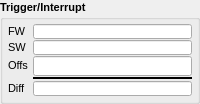
       <widget class="QGroupBox" name="groupBox_8">
        <property name="font">
         <font>
          <pointsize>8</pointsize>
          <weight>75</weight>
          <bold>true</bold>
         </font>
        </property>
        <property name="title">
         <string>Trigger/Interrupt</string>
        </property>
        <layout class="QGridLayout" name="gridLayout_3">
         <property name="margin">
          <number>5</number>
         </property>
         <property name="spacing">
          <number>1</number>
         </property>
         <item row="1" column="0">
          <widget class="QLabel" name="label_62">
           <property name="sizePolicy">
            <sizepolicy hsizetype="Preferred" vsizetype="Fixed">
             <horstretch>0</horstretch>
             <verstretch>0</verstretch>
            </sizepolicy>
           </property>
           <property name="minimumSize">
            <size>
             <width>0</width>
             <height>15</height>
            </size>
           </property>
           <property name="font">
            <font>
             <weight>50</weight>
             <bold>false</bold>
            </font>
           </property>
           <property name="text">
            <string>SW</string>
           </property>
           <property name="alignment">
            <set>Qt::AlignLeading|Qt::AlignLeft|Qt::AlignVCenter</set>
           </property>
          </widget>
         </item>
         <item row="0" column="0">
          <widget class="QLabel" name="label_61">
           <property name="sizePolicy">
            <sizepolicy hsizetype="Preferred" vsizetype="Fixed">
             <horstretch>0</horstretch>
             <verstretch>0</verstretch>
            </sizepolicy>
           </property>
           <property name="minimumSize">
            <size>
             <width>0</width>
             <height>15</height>
            </size>
           </property>
           <property name="font">
            <font>
             <weight>50</weight>
             <bold>false</bold>
            </font>
           </property>
           <property name="text">
            <string>FW</string>
           </property>
           <property name="alignment">
            <set>Qt::AlignLeading|Qt::AlignLeft|Qt::AlignVCenter</set>
           </property>
          </widget>
         </item>
         <item row="4" column="0">
          <widget class="QLabel" name="label_64">
           <property name="sizePolicy">
            <sizepolicy hsizetype="Preferred" vsizetype="Fixed">
             <horstretch>0</horstretch>
             <verstretch>0</verstretch>
            </sizepolicy>
           </property>
           <property name="minimumSize">
            <size>
             <width>0</width>
             <height>15</height>
            </size>
           </property>
           <property name="font">
            <font>
             <weight>50</weight>
             <bold>false</bold>
            </font>
           </property>
           <property name="text">
            <string>Diff</string>
           </property>
           <property name="alignment">
            <set>Qt::AlignLeading|Qt::AlignLeft|Qt::AlignVCenter</set>
           </property>
          </widget>
         </item>
         <item row="2" column="0">
          <widget class="QLabel" name="label_63">
           <property name="sizePolicy">
            <sizepolicy hsizetype="Preferred" vsizetype="Fixed">
             <horstretch>0</horstretch>
             <verstretch>0</verstretch>
            </sizepolicy>
           </property>
           <property name="minimumSize">
            <size>
             <width>0</width>
             <height>15</height>
            </size>
           </property>
           <property name="font">
            <font>
             <weight>50</weight>
             <bold>false</bold>
            </font>
           </property>
           <property name="text">
            <string>Offs</string>
           </property>
           <property name="alignment">
            <set>Qt::AlignLeading|Qt::AlignLeft|Qt::AlignVCenter</set>
           </property>
          </widget>
         </item>
         <item row="0" column="2">
          <widget class="caLineEdit" name="caLineEdit_13">
           <property name="sizePolicy">
            <sizepolicy hsizetype="Fixed" vsizetype="Fixed">
             <horstretch>0</horstretch>
             <verstretch>0</verstretch>
            </sizepolicy>
           </property>
           <property name="minimumSize">
            <size>
             <width>80</width>
             <height>15</height>
            </size>
           </property>
           <property name="maximumSize">
            <size>
             <width>16777215</width>
             <height>15</height>
            </size>
           </property>
           <property name="font">
            <font>
             <family>Lucida Sans Typewriter</family>
             <pointsize>12</pointsize>
            </font>
           </property>
           <property name="alignment">
            <set>Qt::AlignAbsolute|Qt::AlignRight|Qt::AlignTrailing|Qt::AlignVCenter</set>
           </property>
           <property name="channel" stdset="0">
            <string>$(DEV):TRIG-CNT-FW</string>
           </property>
           <property name="foreground">
            <color>
             <red>0</red>
             <green>0</green>
             <blue>0</blue>
            </color>
           </property>
           <property name="background">
            <color>
             <red>187</red>
             <green>187</green>
             <blue>187</blue>
            </color>
           </property>
           <property name="colorMode">
            <enum>caLineEdit::Static</enum>
           </property>
           <property name="precisionMode">
            <enum>caLineEdit::Channel</enum>
           </property>
           <property name="limitsMode">
            <enum>caLineEdit::Channel</enum>
           </property>
           <property name="maxValue">
            <double>1.000000000000000</double>
           </property>
           <property name="minValue">
            <double>0.000000000000000</double>
           </property>
           <property name="fontScaleMode" stdset="0">
            <enum>caLineEdit::Height</enum>
           </property>
           <property name="formatType">
            <enum>caLineEdit::decimal</enum>
           </property>
          </widget>
         </item>
         <item row="4" column="2">
          <widget class="caLineEdit" name="caLineEdit_15">
           <property name="sizePolicy">
            <sizepolicy hsizetype="Fixed" vsizetype="Fixed">
             <horstretch>0</horstretch>
             <verstretch>0</verstretch>
            </sizepolicy>
           </property>
           <property name="minimumSize">
            <size>
             <width>80</width>
             <height>15</height>
            </size>
           </property>
           <property name="maximumSize">
            <size>
             <width>16777215</width>
             <height>15</height>
            </size>
           </property>
           <property name="font">
            <font>
             <family>Lucida Sans Typewriter</family>
             <pointsize>12</pointsize>
            </font>
           </property>
           <property name="alignment">
            <set>Qt::AlignAbsolute|Qt::AlignRight|Qt::AlignTrailing|Qt::AlignVCenter</set>
           </property>
           <property name="channel" stdset="0">
            <string>$(DEV):TRIG-CNT-DIFF</string>
           </property>
           <property name="foreground">
            <color>
             <red>0</red>
             <green>0</green>
             <blue>0</blue>
            </color>
           </property>
           <property name="background">
            <color>
             <red>187</red>
             <green>187</green>
             <blue>187</blue>
            </color>
           </property>
           <property name="colorMode">
            <enum>caLineEdit::Static</enum>
           </property>
           <property name="precisionMode">
            <enum>caLineEdit::Channel</enum>
           </property>
           <property name="limitsMode">
            <enum>caLineEdit::Channel</enum>
           </property>
           <property name="maxValue">
            <double>1.000000000000000</double>
           </property>
           <property name="minValue">
            <double>0.000000000000000</double>
           </property>
           <property name="fontScaleMode" stdset="0">
            <enum>caLineEdit::Height</enum>
           </property>
           <property name="formatType">
            <enum>caLineEdit::decimal</enum>
           </property>
          </widget>
         </item>
         <item row="1" column="2">
          <widget class="caLineEdit" name="caLineEdit_14">
           <property name="sizePolicy">
            <sizepolicy hsizetype="Fixed" vsizetype="Fixed">
             <horstretch>0</horstretch>
             <verstretch>0</verstretch>
            </sizepolicy>
           </property>
           <property name="minimumSize">
            <size>
             <width>80</width>
             <height>15</height>
            </size>
           </property>
           <property name="maximumSize">
            <size>
             <width>16777215</width>
             <height>15</height>
            </size>
           </property>
           <property name="font">
            <font>
             <family>Lucida Sans Typewriter</family>
             <pointsize>12</pointsize>
            </font>
           </property>
           <property name="alignment">
            <set>Qt::AlignAbsolute|Qt::AlignRight|Qt::AlignTrailing|Qt::AlignVCenter</set>
           </property>
           <property name="channel" stdset="0">
            <string>$(DEV):TRIG-CNT-SW</string>
           </property>
           <property name="foreground">
            <color>
             <red>0</red>
             <green>0</green>
             <blue>0</blue>
            </color>
           </property>
           <property name="background">
            <color>
             <red>187</red>
             <green>187</green>
             <blue>187</blue>
            </color>
           </property>
           <property name="colorMode">
            <enum>caLineEdit::Static</enum>
           </property>
           <property name="precisionMode">
            <enum>caLineEdit::Channel</enum>
           </property>
           <property name="limitsMode">
            <enum>caLineEdit::Channel</enum>
           </property>
           <property name="maxValue">
            <double>1.000000000000000</double>
           </property>
           <property name="minValue">
            <double>0.000000000000000</double>
           </property>
           <property name="fontScaleMode" stdset="0">
            <enum>caLineEdit::Height</enum>
           </property>
           <property name="formatType">
            <enum>caLineEdit::decimal</enum>
           </property>
          </widget>
         </item>
         <item row="2" column="2">
          <widget class="caTextEntry" name="caTextEntry_10">
           <property name="sizePolicy">
            <sizepolicy hsizetype="Fixed" vsizetype="Fixed">
             <horstretch>0</horstretch>
             <verstretch>0</verstretch>
            </sizepolicy>
           </property>
           <property name="minimumSize">
            <size>
             <width>80</width>
             <height>20</height>
            </size>
           </property>
           <property name="maximumSize">
            <size>
             <width>16777215</width>
             <height>20</height>
            </size>
           </property>
           <property name="font">
            <font>
             <family>Lucida Sans Typewriter</family>
             <pointsize>12</pointsize>
            </font>
           </property>
           <property name="alignment">
            <set>Qt::AlignRight|Qt::AlignTrailing|Qt::AlignVCenter</set>
           </property>
           <property name="channel" stdset="0">
            <string>$(DEV):TRIG-CNT-OFFS</string>
           </property>
           <property name="foreground">
            <color>
             <red>0</red>
             <green>0</green>
             <blue>0</blue>
            </color>
           </property>
           <property name="background">
            <color>
             <red>187</red>
             <green>187</green>
             <blue>187</blue>
            </color>
           </property>
           <property name="colorMode">
            <enum>caLineEdit::Static</enum>
           </property>
           <property name="precisionMode">
            <enum>caLineEdit::Channel</enum>
           </property>
           <property name="limitsMode">
            <enum>caLineEdit::Channel</enum>
           </property>
           <property name="maxValue">
            <double>1.000000000000000</double>
           </property>
           <property name="minValue">
            <double>0.000000000000000</double>
           </property>
           <property name="fontScaleMode" stdset="0">
            <enum>caLineEdit::Height</enum>
           </property>
           <property name="formatType">
            <enum>caLineEdit::decimal</enum>
           </property>
          </widget>
         </item>
         <item row="3" column="2">
          <widget class="Line" name="line_25">
           <property name="frameShadow">
            <enum>QFrame::Plain</enum>
           </property>
           <property name="lineWidth">
            <number>2</number>
           </property>
           <property name="orientation">
            <enum>Qt::Horizontal</enum>
           </property>
          </widget>
         </item>
        </layout>
       </widget>
